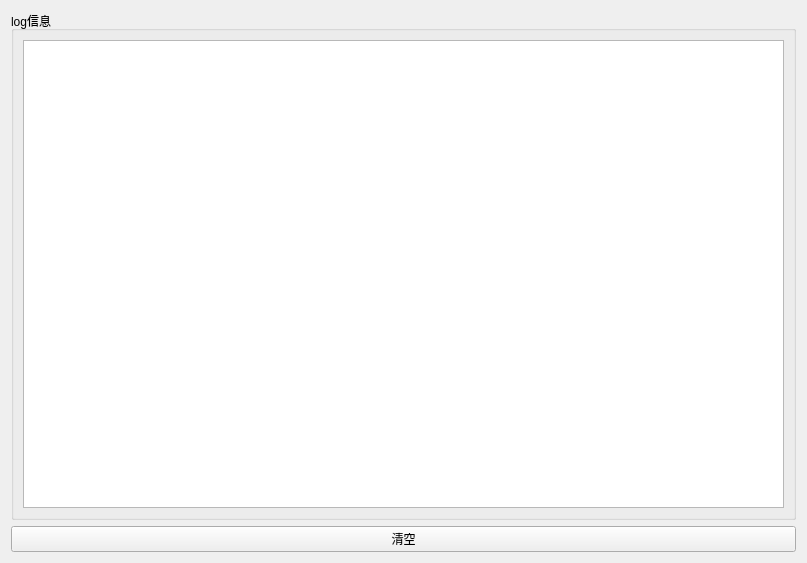
<?xml version="1.0" encoding="UTF-8"?>
<ui version="4.0">
 <class>Loginfo</class>
 <widget class="QWidget" name="Loginfo">
  <property name="geometry">
   <rect>
    <x>0</x>
    <y>0</y>
    <width>807</width>
    <height>563</height>
   </rect>
  </property>
  <property name="windowTitle">
   <string>Form</string>
  </property>
  <layout class="QGridLayout" name="gridLayout">
   <item row="0" column="0">
    <widget class="QGroupBox" name="groupBox">
     <property name="title">
      <string>log信息</string>
     </property>
     <layout class="QGridLayout" name="gridLayout_2">
      <item row="0" column="0">
       <widget class="QTextEdit" name="textEdit"/>
      </item>
     </layout>
    </widget>
   </item>
   <item row="1" column="0">
    <widget class="QPushButton" name="clearBtn">
     <property name="text">
      <string>清空</string>
     </property>
    </widget>
   </item>
  </layout>
 </widget>
 <resources/>
 <connections/>
</ui>
